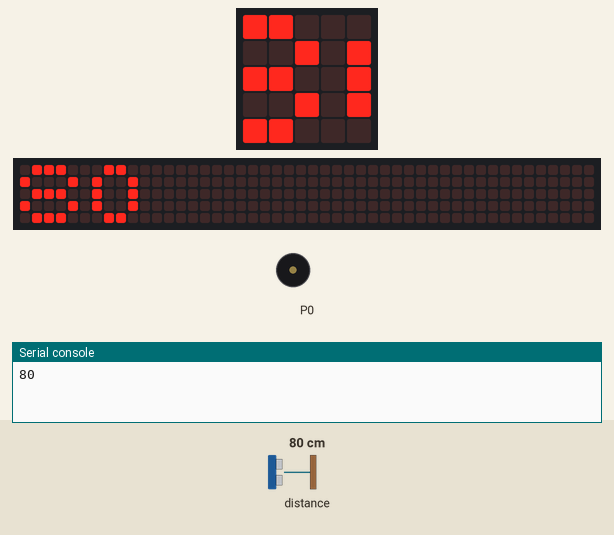
A program run on a simulated BBC micro:bit (MakeCode). On the bench: the board's 5×5 LED display, a strip that is not on the board, showing the scrolling text unrolled, buzzer (waves = sounding), the last lines printed to the serial console. Inputs (shaded band) come from the test bench; at power-on: distance to the obstacle 80 cm. The 48×5 strip is a reading aid, not a part: it shows the text the display is scrolling, unrolled, one strip-width of it at a time.

Above: at 5.2 s.
5.3 s: distance to the obstacle set to 2 cm
At 7.1 s:
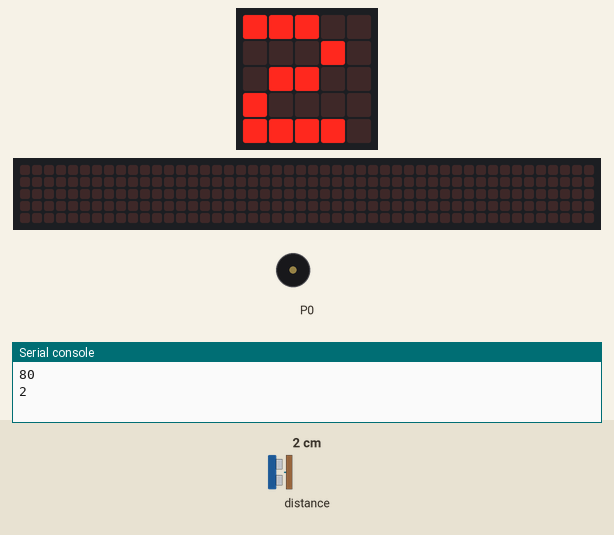
8.2 s: distance to the obstacle set to 18 cm
At 8.39 s:
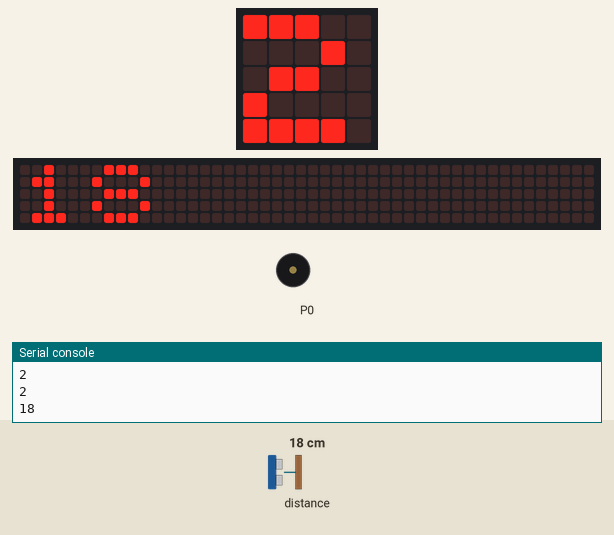
9.9 s: distance to the obstacle set to 4 cm
At 11.6 s:
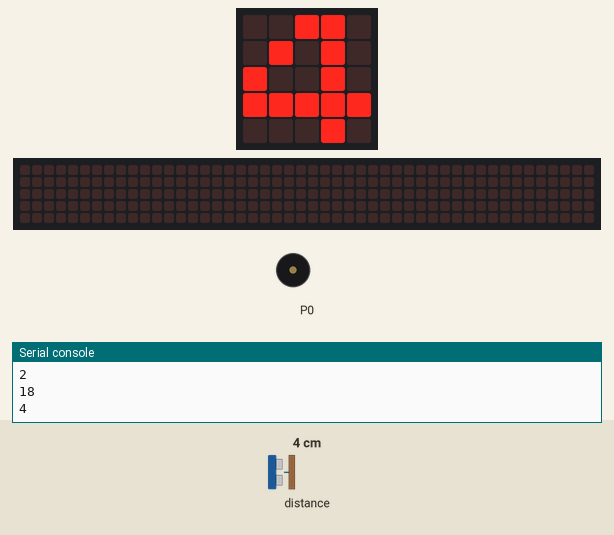
Timing chart, 0 to 13.1 s (numbered marks = the images above; inputs shaded):
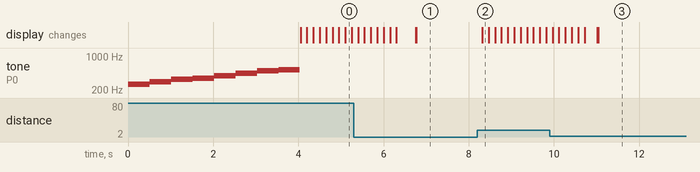

The program:

main.ts
```typescript
music.playMelody("C D E F G A B C5 ", 120)
basic.forever(function () {
    serial.writeLine("" + (sonar.ping(
    DigitalPin.P1,
    DigitalPin.P2,
    PingUnit.Centimeters
    )))
    basic.showNumber(sonar.ping(
    DigitalPin.P1,
    DigitalPin.P2,
    PingUnit.Centimeters
    ))
})
```

test.ts
```typescript
// 在這裡測試；當此封包作為擴充功能時，將不會編譯此內容。
```

Measured:
- after the input at 8.2 s, the display: changes after 0.12 s (image 2)
